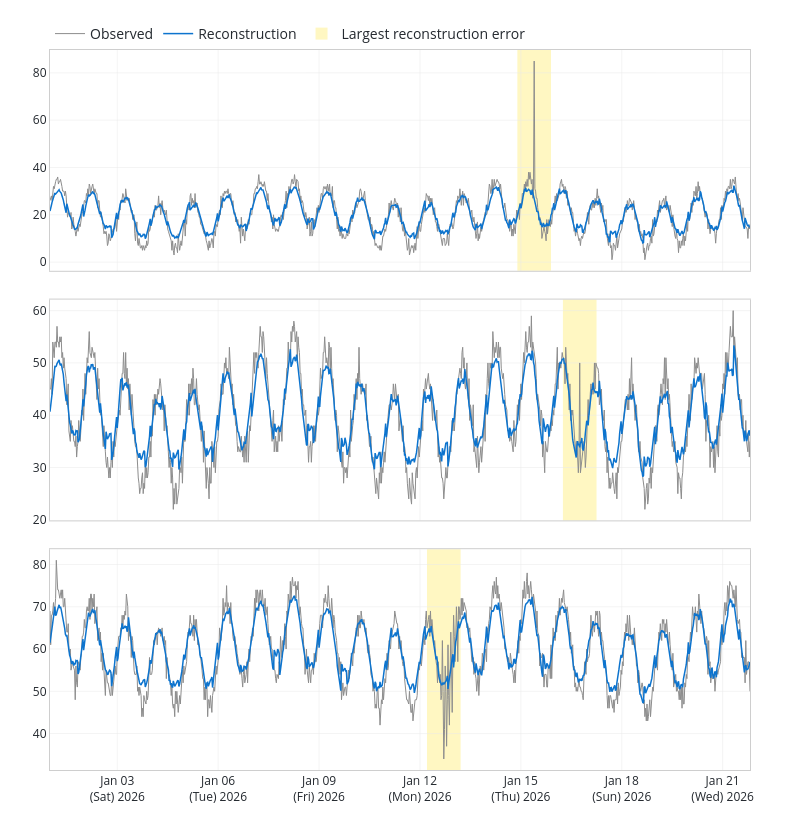

Notebook cell for this chart:
### Code cell
plot(real_time_predictions).show()

### Figure 1 — Plotly figure (JSON) as saved in the notebook; plotly's stock layout.template omitted (floating-point values rounded to 4 significant figures; data arrays with more than 128 entries replaced by an {"elided": "..."} marker saying what was removed)
{"data": [{"legendgroup": "Observed", "line": {"color": "#8d8d8d", "width": 1}, "mode": "lines", "name": "Observed", "showlegend": true, "type": "scatter", "x": {"elided": "1000 str values"}, "xaxis": "x", "y": {"elided": "1000 int values"}, "yaxis": "y"}, {"legendgroup": "Reconstruction", "line": {"color": "#0d74ce", "width": 1.5}, "mode": "lines", "name": "Reconstruction", "showlegend": true, "type": "scatter", "x": {"elided": "1000 str values"}, "xaxis": "x", "y": {"elided": "1000 float values"}, "yaxis": "y"}, {"legendgroup": "Observed", "line": {"color": "#8d8d8d", "width": 1}, "mode": "lines", "name": "Observed", "showlegend": false, "type": "scatter", "x": {"elided": "1000 str values"}, "xaxis": "x2", "y": {"elided": "1000 int values"}, "yaxis": "y2"}, {"legendgroup": "Reconstruction", "line": {"color": "#0d74ce", "width": 1.5}, "mode": "lines", "name": "Reconstruction", "showlegend": false, "type": "scatter", "x": {"elided": "1000 str values"}, "xaxis": "x2", "y": {"elided": "1000 float values"}, "yaxis": "y2"}, {"legendgroup": "Observed", "line": {"color": "#8d8d8d", "width": 1}, "mode": "lines", "name": "Observed", "showlegend": false, "type": "scatter", "x": {"elided": "1000 str values"}, "xaxis": "x3", "y": {"elided": "1000 int values"}, "yaxis": "y3"}, {"legendgroup": "Reconstruction", "line": {"color": "#0d74ce", "width": 1.5}, "mode": "lines", "name": "Reconstruction", "showlegend": false, "type": "scatter", "x": {"elided": "1000 str values"}, "xaxis": "x3", "y": {"elided": "1000 float values"}, "yaxis": "y3"}], "layout": {"height": 820, "legend": {"bgcolor": "rgba(0,0,0,0)", "font": {"color": "#24292f", "size": 14}, "orientation": "h", "x": 0, "y": 1, "yanchor": "bottom"}, "margin": {"b": 50, "l": 50, "r": 50, "t": 50}, "paper_bgcolor": "white", "plot_bgcolor": "white", "shapes": [{"fillcolor": "#fff7c2", "layer": "below", "legendgroup": "Largest reconstruction error", "line": {"width": 0}, "name": "Largest reconstruction error", "showlegend": true, "type": "rect", "x0": "2026-01-14 21:30:00", "x1": "2026-01-15 21:30:00", "xref": "x", "y0": 0, "y1": 1, "yref": "y domain"}, {"fillcolor": "#fff7c2", "layer": "below", "legendgroup": "Largest reconstruction error", "line": {"width": 0}, "name": "Largest reconstruction error", "showlegend": false, "type": "rect", "x0": "2026-01-16 06:00:00", "x1": "2026-01-17 06:00:00", "xref": "x2", "y0": 0, "y1": 1, "yref": "y2 domain"}, {"fillcolor": "#fff7c2", "layer": "below", "legendgroup": "Largest reconstruction error", "line": {"width": 0}, "name": "Largest reconstruction error", "showlegend": false, "type": "rect", "x0": "2026-01-12 05:00:00", "x1": "2026-01-13 05:00:00", "xref": "x3", "y0": 0, "y1": 1, "yref": "y3 domain"}], "width": 800, "xaxis": {"anchor": "y", "domain": [0, 1], "gridcolor": "#e8e8e8", "gridwidth": 0.5, "linecolor": "#cecece", "matches": "x3", "mirror": true, "showticklabels": false, "tickangle": 0, "tickfont": {"color": "#24292f"}, "tickformat": "%b %d<br>(%a) %Y", "type": "date"}, "xaxis2": {"anchor": "y2", "domain": [0, 1], "gridcolor": "#e8e8e8", "gridwidth": 0.5, "linecolor": "#cecece", "matches": "x3", "mirror": true, "showticklabels": false, "tickangle": 0, "tickfont": {"color": "#24292f"}, "tickformat": "%b %d<br>(%a) %Y", "type": "date"}, "xaxis3": {"anchor": "y3", "domain": [0, 1], "gridcolor": "#e8e8e8", "gridwidth": 0.5, "linecolor": "#cecece", "mirror": true, "tickangle": 0, "tickfont": {"color": "#24292f"}, "tickformat": "%b %d<br>(%a) %Y", "type": "date"}, "yaxis": {"anchor": "x", "domain": [0.6933, 1], "gridcolor": "#e8e8e8", "gridwidth": 0.5, "linecolor": "#cecece", "mirror": true, "tickfont": {"color": "#24292f"}, "tickformat": ",.0f", "zeroline": false}, "yaxis2": {"anchor": "x2", "domain": [0.3467, 0.6533], "gridcolor": "#e8e8e8", "gridwidth": 0.5, "linecolor": "#cecece", "mirror": true, "tickfont": {"color": "#24292f"}, "tickformat": ",.0f", "zeroline": false}, "yaxis3": {"anchor": "x3", "domain": [0, 0.3067], "gridcolor": "#e8e8e8", "gridwidth": 0.5, "linecolor": "#cecece", "mirror": true, "tickfont": {"color": "#24292f"}, "tickformat": ",.0f", "zeroline": false}}}
